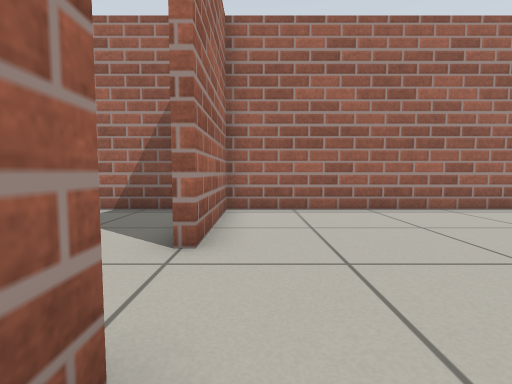
View 1 (above)

14 first-person views from a walk through a robot-simulator world made for Gazebo. The camera is 0.5 m above the floor, tilts 4° down and sees 85° across. The floor is counted in squares, 0.5 m on a side. Each view is taken from the middle of a square. On the plan, view 1 faces up. The plan holds only what a view shows up to about 11 squares ahead; the rest is blank.

View 2
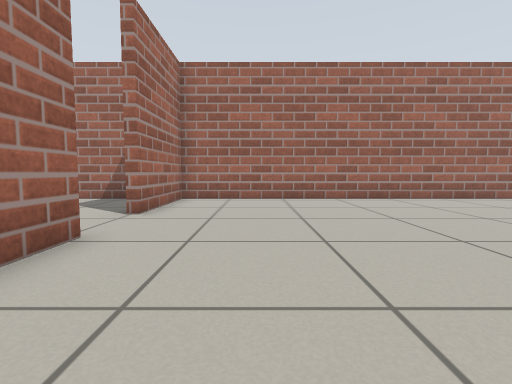

View 3
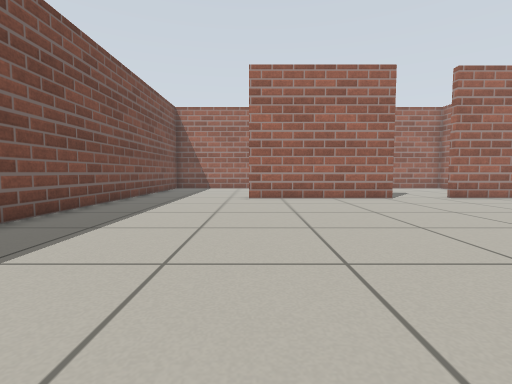

View 4
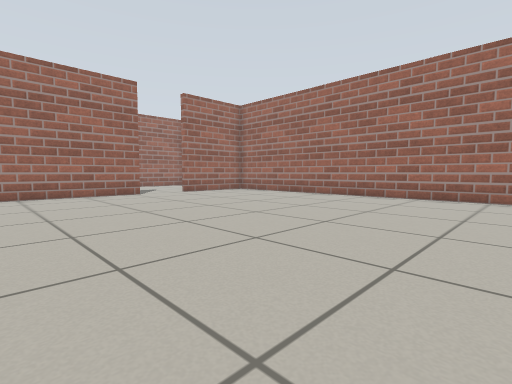

View 5
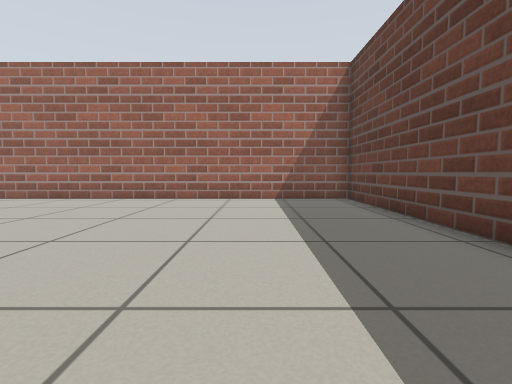

View 6
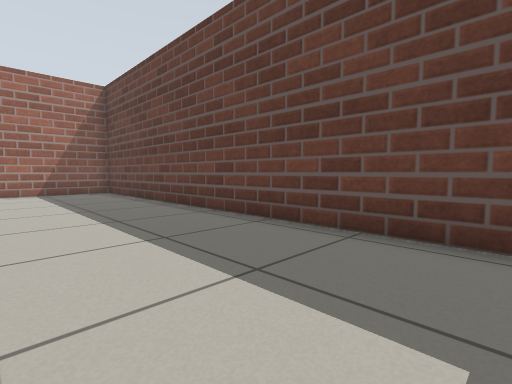

View 7
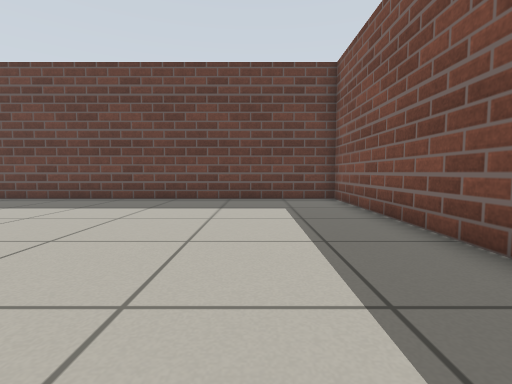

View 8
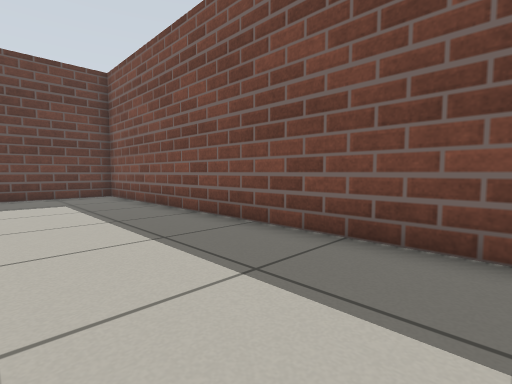

View 9
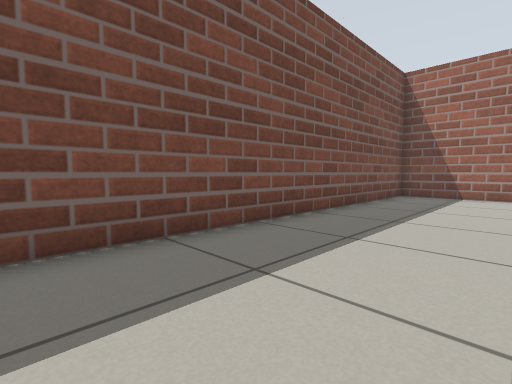

View 10
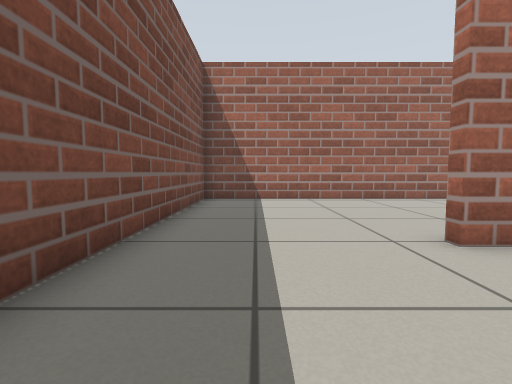

View 11
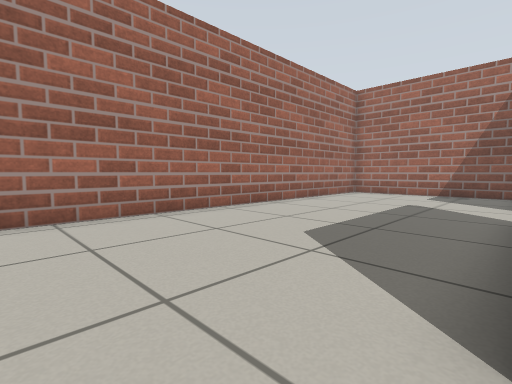

View 12
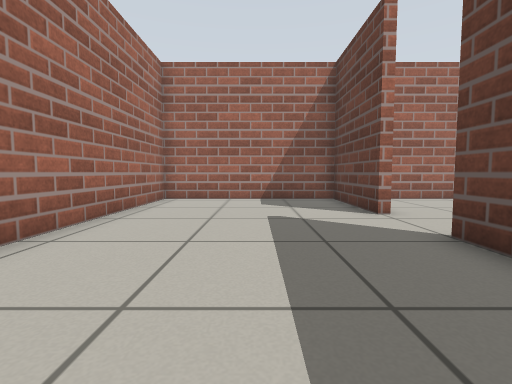

View 13
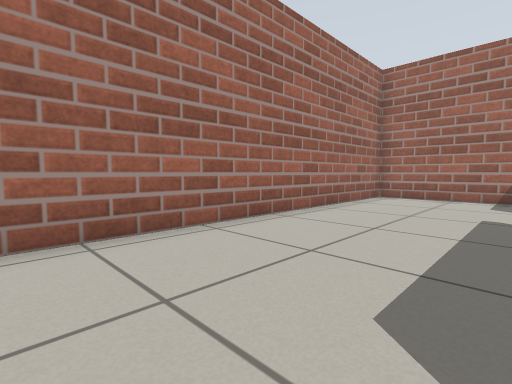

View 14
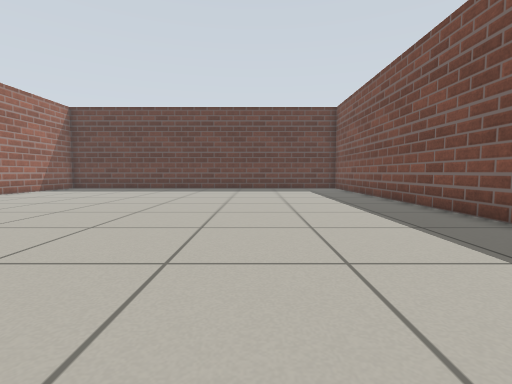

### Floor plan
Ten units are one square. View 1 is at (0, 0); x grows to the right and y downward. Boxes are objects, and circles mark ways between rooms. Rooms are numbered by the first view taken in them; rooms with no view inside come last. Other rooms are left out.
<svg viewBox="-79 -80 259 174">
<path fill="none" stroke="#000" d="M-7 -12 -7 44M-4 89 175 89 175 -75 -7 -75 -7 -35M-10 -1 -10 -12M-10 -35 -10 -75 -74 -75 -74 89 -4 89"/>
<circle cx="-10" cy="-25" r="3" fill="#2a7"/>
<circle cx="-10" cy="65" r="3" fill="#2a7"/>
<text x="80" y="0">1</text>
<text x="-40" y="10">2</text>
</svg>
Room 1 opens to room 2.

Where each view was taken, in squares from view 1:
view 1: 0 up, 0 right, facing up
view 2: 3 down, 2 right, facing up
view 3: 4 down, 10 right, facing left
view 4: 4 down, 12 right, facing up-left
view 5: 3 down, 14 right, facing up
view 6: 7 down, 13 right, facing up-right
view 7: 6 down, 7 right, facing right
view 8: 5 down, 5 right, facing down-right
view 9: 5 down, 5 right, facing down-left
view 10: 7 down, 3 right, facing left
view 11: 6 down, 1 left, facing up-left
view 12: 3 down, 4 left, facing up
view 13: 4 down, 3 left, facing up-left
view 14: 4 down, 0 right, facing right
